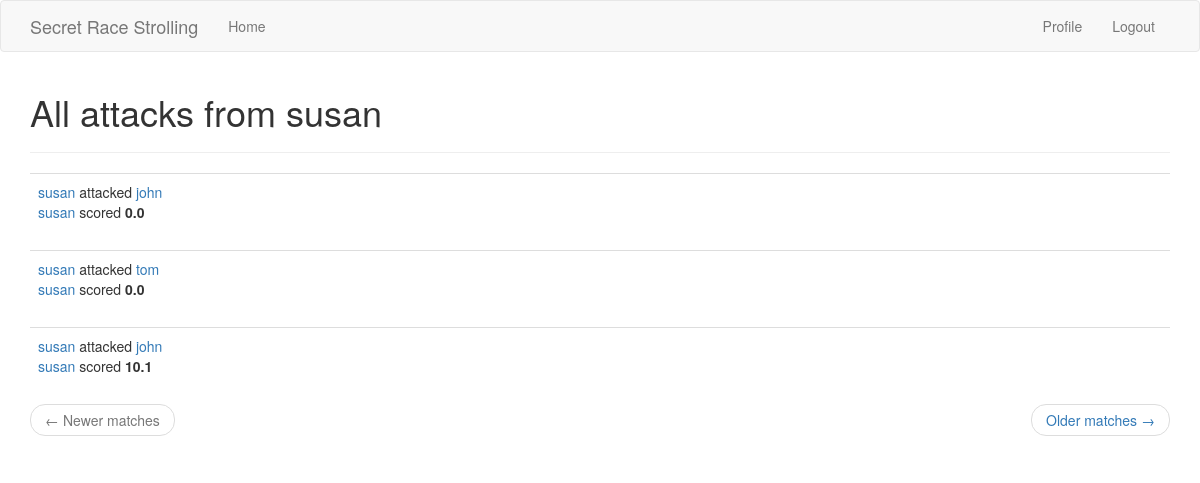
Page /user/susan (signed in) on the committed database.
### app/models.py (models this page shows, shortened)
class User(UserMixin, db.Model):
    id = db.Column(db.Integer, primary_key=True)
    username = db.Column(db.String(64), index=True, unique=True)
    email = db.Column(db.String(96), index=True, unique=True)
    password_hash = db.Column(db.String(102))
    attacks = db.relationship(
        "MatchResult",
        backref="attacker",
        foreign_keys="MatchResult.attacker_id",
        lazy="dynamic",
    )
    defenses = db.relationship(
        "MatchResult",
        backref="defender",
        foreign_keys="MatchResult.defender_id",
        lazy="dynamic",
    )

class MatchResult(db.Model):
    id = db.Column(db.Integer, primary_key=True)
    timestamp = db.Column(db.DateTime, index=True, default=datetime.utcnow)
    attacker_id = db.Column(db.Integer, db.ForeignKey("user.id"))
    defender_id = db.Column(db.Integer, db.ForeignKey("user.id"))
    attacker_score = db.Column(db.Float, default=0.0)

### app/routes.py (the view)
@app.route("/user/<username>")
@login_required
def user(username):
    user = User.query.filter_by(username=username).first_or_404()
    page = request.args.get("page", 1, type=int)
    matches = user.attacks.paginate(page, app.config["MATCHS_PER_PAGE"], False)
    next_url = (
        url_for("user", username=current_user.username, page=matches.next_num)
        if matches.has_next
        else None
    )
    prev_url = (
        url_for("user", username=current_user.username, page=matches.prev_num)
        if matches.has_prev
        else None
    )
    return render_template(
        "user.html",
        user=user,
        matches=matches.items,
        next_url=next_url,
        prev_url=prev_url,
    )

### app/models.py (called while the page is built)
@login.user_loader
def load_user(id):
    return User.query.get(int(id))

### app/templates/user.html
{% extends "base.html" %}
{% block app_content %}
<h1>All attacks from {{ user.username }}</h1>
<hr>
{% for match in matches %}
{% include '_match.html' %}
{% endfor %}
<nav aria-label="...">
    <ul class="pager">
        <li class="previous{% if not prev_url %} disabled{% endif %}">
            <a href="{{ prev_url or '#' }}">
                <span aria-hidden="true">&larr;</span> Newer matches
            </a>
        </li>
        <li class="next{% if not next_url %} disabled{% endif %}">
            <a href="{{ next_url or '#' }}">
                Older matches <span aria-hidden="true">&rarr;</span>
            </a>
        </li>
    </ul>
</nav>
{% endblock %}

### app/templates/base.html (shortened to what this page needs)
{% extends 'bootstrap/base.html' %}
{% block navbar %}
<nav class="navbar navbar-default">
  <div class="container">
    <div class="navbar-header">
      <a
        class="navbar-brand"
        href="{{ url_for('index') }}"
      >Secret Race Strolling</a>
    </div>
    <div
      class="collapse navbar-collapse"
      id="bs-example-navbar-collapse-1"
    >
      <ul class="nav navbar-nav">
        <li><a href="{{ url_for('index') }}">Home</a></li>
      </ul>
      <ul class="nav navbar-nav navbar-right">
        {% if current_user.is_anonymous %}
        <li><a href="{{ url_for('login') }}">Login</a></li>
        {% else %}
        <li><a href="{{ url_for('user', username=current_user.username) }}">Profile</a></li>
        <li><a href="{{ url_for('logout') }}">Logout</a></li>
        {% endif %}
      </ul>
    </div>
  </div>
</nav>
{% endblock %}
{% block content %}
<div class="container">
  {% block app_content %}{% endblock %}
</div>
{% endblock %}

### app/templates/_match.html
<table class="table table-hover">
    <tr>
        <td>
            <a href="{{ url_for('user', username=match.attacker.username) }}">
                {{ match.attacker.username }}</a> attacked
            <a href="{{ url_for('user', username=match.defender.username) }}">{{ match.defender.username }} </a>
            <br>
            <a href="{{ url_for('user', username=match.attacker.username) }}"> {{ match.attacker.username }}</a>
            scored <b>{{ match.attacker_score }}</b>
        </td>
    </tr>
</table>

### rows in the picture
User: username "susan"
MatchResult: attacker.username "susan", defender.username "john", attacker_score "0.0"
MatchResult: attacker.username "susan", defender.username "tom", attacker_score "0.0"
MatchResult: attacker.username "susan", defender.username "john", attacker_score "10.1"
